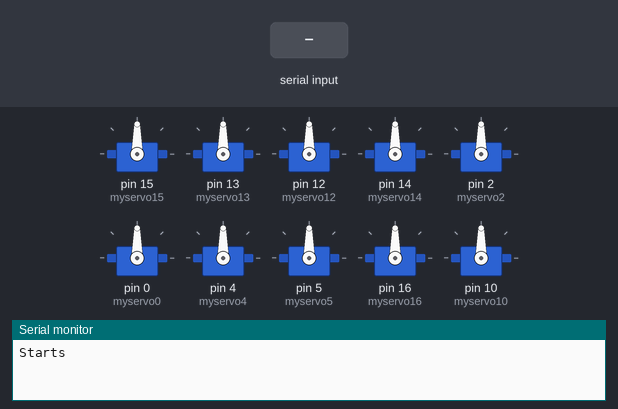
The sketch below on a simulated Arduino Uno, built with avr-gcc and run on an emulated ATmega328P. Parts: 10 × servo, the last lines printed to the serial monitor. Inputs (shaded band) come from the test bench.

Above: at 1.2 s.
1.3 s: "90,45$" received over Serial
At 2.1 s:
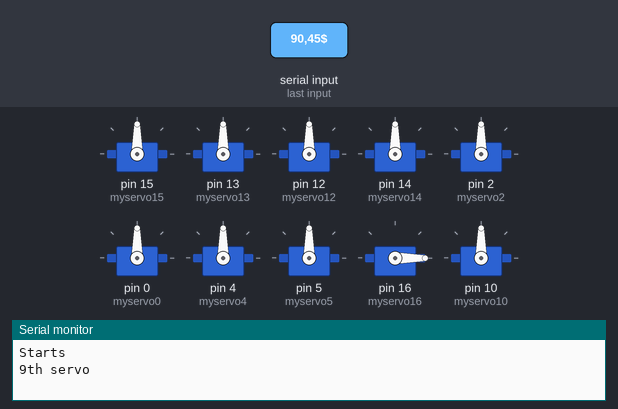
2.8 s: "30,150$" received over Serial
At 3.3 s:
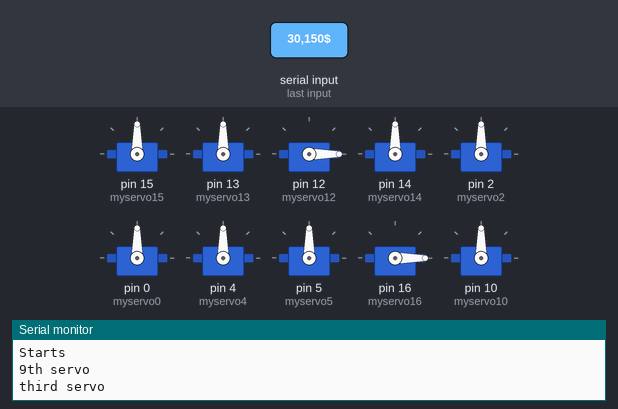
4.3 s: "1$" received over Serial
At 5.5 s:
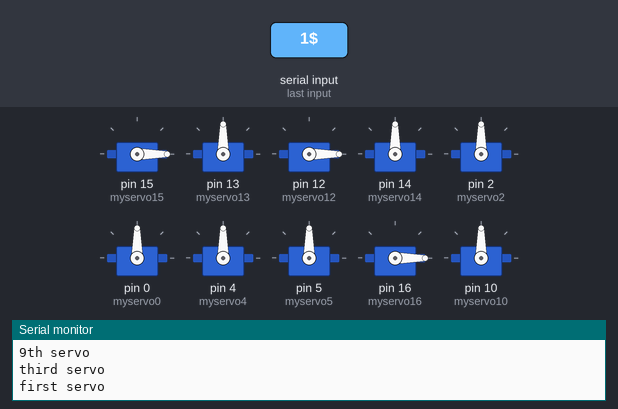
5.8 s: "5$" received over Serial
At 6.8 s:
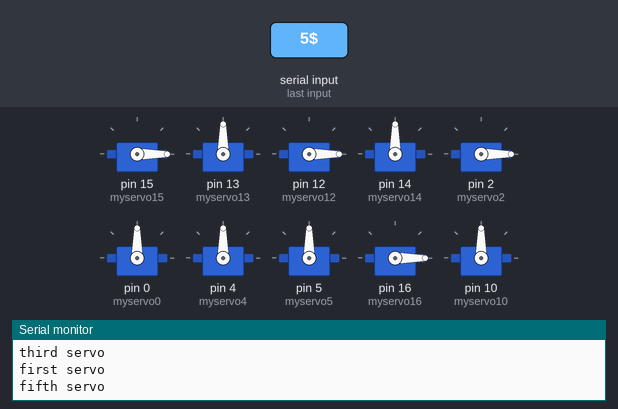
7.3 s: "200$" received over Serial
At 7.9 s:
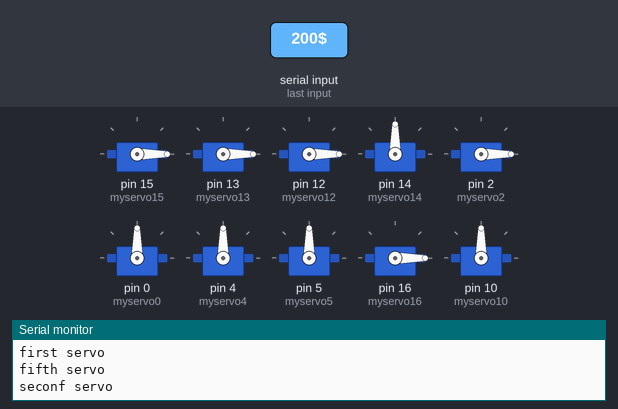
Timing chart, 0 to 9.8 s (numbered marks = the images above; inputs shaded):
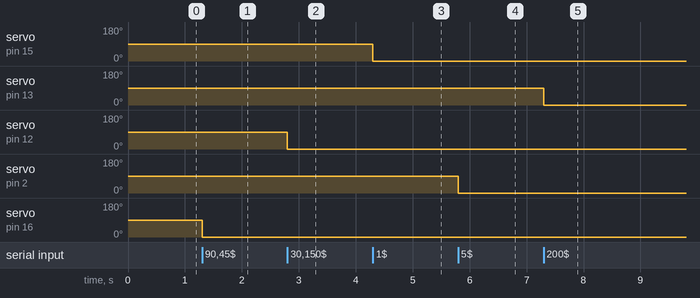

The sketch:

nodeServo.ino
```cpp
#include <Servo.h>
Servo myservo15;
Servo myservo13;
Servo myservo12;
Servo myservo14;
Servo myservo2;
Servo myservo0;
Servo myservo4;
Servo myservo5;
Servo myservo16;
Servo myservo10;

void setup()
{
  myservo15.attach(15);
  myservo13.attach(13);
  myservo12.attach(12);
  myservo14.attach(14);
  myservo2.attach(2);
  myservo0.attach(0);
  myservo4.attach(4);
  myservo5.attach(5);
  myservo16.attach(16);
  myservo10.attach(10);

  Serial.begin(115200);
  Serial.println("Starts");
}

void loop()
{
  int q[11]={5,1,3,15,13,12,14,2,0,4};

    if (Serial.available()>0)
    {
      String temp = Serial.readStringUntil('$');
      int a = temp.charAt(0);
      int b = temp.substring(2,6).toInt();
      //Serial.println(q[a-48]);
      switch (q[a-48])
      {
      case 1:
      myservo15.write(b);
      Serial.println("first servo");
      break;

      case 3:
      myservo13.write(b);
      Serial.println("seconf servo");
      break;

      case 15:
      myservo12.write(b);
      Serial.println("third servo");
      break;

      case 13:
      myservo14.write(b);
      Serial.println("fourth servo");
      break;

      case 12:
      myservo2.write(b);
      Serial.println("fifth servo");
      break;

      case 14:
      myservo0.write(b);
      Serial.println("sixth servo");
      break;

      case 2:
      myservo4.write(b);
      Serial.println("7th servo");
      break;

      case 0:
      myservo5.write(b);
      Serial.println("8th servo");
      break;

      case 4:
      myservo16.write(b);
      Serial.println("9th servo");
      break;

      case 5:
      myservo10.write(b);
      Serial.println("10th servo");
      break;


    }
  }
}
```

Measured:
- after the input at 1.3 s, servo on pin 16 (myservo16): 90° → 0° at once
- after the input at 2.8 s, servo on pin 12 (myservo12): 90° → 0° at once
- after the input at 4.3 s, servo on pin 15 (myservo15): 90° → 0° at once
- after the input at 5.8 s, servo on pin 2 (myservo2): 90° → 0° at once
- after the input at 7.3 s, servo on pin 13 (myservo13): 90° → 0° at once
